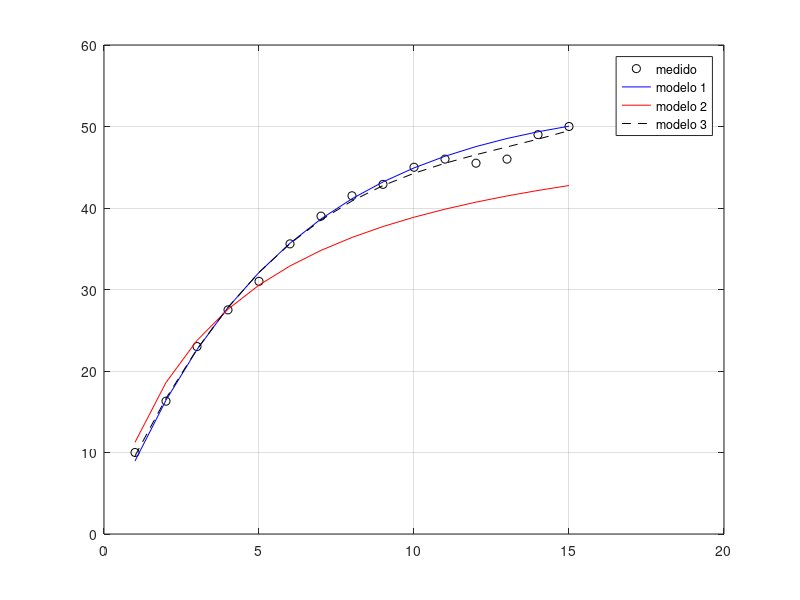

The MATLAB source for this figure:
close all
clear all
clc

g = 9.81;
m = 68.1;
c = 12.5;

ti = 1:15;
vi = [10, 16.3, 23, 27.5, 31, 35.6,  39, 41.5, 42.9, 45, 46, 45.5, 46, 49, 50];

v_modelo1 = g*m/c*(1-exp(-c/m*ti));

v_modelo2 = g*m/c*(ti./(3.75+ti));

St = sum( (vi - mean(vi)).^2 );

Sr_modelo1 = sum( (vi - v_modelo1).^2 );
r2_modelo1 = 1 - Sr_modelo1/St

Sr_modelo2 = sum( (vi - v_modelo2).^2 );
r2_modelo2 = 1 - Sr_modelo2/St

### criar modelos polinomiais

p = polyfit(ti, vi, 3);
v_modelo3 = p(1)*ti.^3+p(2)*ti.^2+p(3)*ti+p(4);

plot(ti,vi,'ko')
grid on
hold on
plot(ti, v_modelo1, 'b')
plot(ti, v_modelo2, 'r')
plot(ti, v_modelo3, 'k--')
legend('medido', 'modelo 1', 'modelo 2', 'modelo 3')
hold off

Sr_modelo3 = sum( (vi - v_modelo3).^2 );
r2_modelo3 = 1 - Sr_modelo3/St
